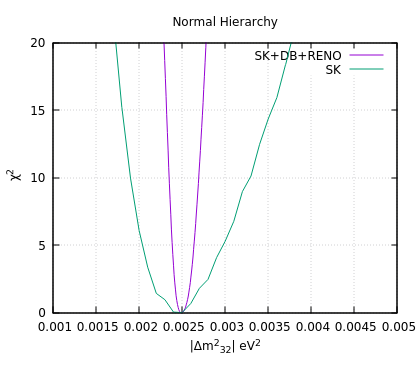

Here is the gnuplot script that generated this plot:
#!/usr/local/bin/gnuplot -persist
#
#    
#    	G N U P L O T
#    	Version 5.4 patchlevel 0    last modified 2020-07-13 
#    
#    	Copyright (C) 1986-1993, 1998, 2004, 2007-2020
#    	Thomas Williams, Colin Kelley and many others
#    
#    	gnuplot home:     http://www.gnuplot.info
#    	faq, bugs, etc:   type "help FAQ"
#    	immediate help:   type "help"  (plot window: hit 'h')
# set terminal qt 0 font "Sans,9"
# set output
unset clip points
set clip one
unset clip two
unset clip radial
set errorbars front 1.000000 
set border 31 front lt black linewidth 1.000 dashtype solid
set zdata 
set ydata 
set xdata 
set y2data 
set x2data 
set boxwidth
set boxdepth 0
set style fill  empty border
set style rectangle back fc  bgnd fillstyle   solid 1.00 border lt -1
set style circle radius graph 0.02 
set style ellipse size graph 0.05, 0.03 angle 0 units xy
set dummy x, y
set format x "% h" 
set format y "% h" 
set format x2 "% h" 
set format y2 "% h" 
set format z "% h" 
set format cb "% h" 
set format r "% h" 
set ttics format "% h"
set timefmt "%d/%m/%y,%H:%M"
set angles radians
set tics back
set grid nopolar
set grid xtics nomxtics ytics nomytics noztics nomztics nortics nomrtics \
 nox2tics nomx2tics noy2tics nomy2tics nocbtics nomcbtics
set grid layerdefault   lt 0 linecolor 0 linewidth 0.500,  lt 0 linecolor 0 linewidth 0.500
unset raxis
set theta counterclockwise right
set style parallel front  lt black linewidth 2.000 dashtype solid
set key notitle
set key fixed right top vertical Right noreverse enhanced autotitle nobox
set key noinvert samplen 4 spacing 1 width 0 height 0 
set key maxcolumns 0 maxrows 0
set key noopaque
unset label
unset arrow
unset style line
unset style arrow
set style histogram clustered gap 2 title textcolor lt -1
unset object
unset walls
set style textbox  transparent margins  1.0,  1.0 border  lt -1 linewidth  1.0
set offsets 0, 0, 0, 0
set pointsize 1
set pointintervalbox 1
set encoding utf8
unset polar
unset parametric
unset spiderplot
unset decimalsign
unset micro
unset minussign
set view 60, 30, 1, 1
set view azimuth 0
set rgbmax 255
set samples 100, 100
set isosamples 10, 10
set surface 
unset contour
set cntrlabel  format '%8.3g' font '' start 5 interval 20
set mapping cartesian
set datafile separator whitespace
set datafile nocolumnheaders
unset hidden3d
set cntrparam order 4
set cntrparam linear
set cntrparam levels 5
set cntrparam levels auto
set cntrparam firstlinetype 0 unsorted
set cntrparam points 5
set size ratio 0 1,1
set origin 0,0
set style data points
set style function lines
unset xzeroaxis
unset yzeroaxis
unset zzeroaxis
unset x2zeroaxis
unset y2zeroaxis
set xyplane relative 0.5
set tics scale  1, 0.5, 1, 1, 1
set mxtics default
set mytics default
set mztics default
set mx2tics default
set my2tics default
set mcbtics default
set mrtics default
set nomttics
set xtics border in scale 1,0.5 mirror norotate  autojustify
set xtics  norangelimit autofreq 
set ytics border in scale 1,0.5 mirror norotate  autojustify
set ytics  norangelimit autofreq 
set ztics border in scale 1,0.5 nomirror norotate  autojustify
set ztics  norangelimit autofreq 
unset x2tics
unset y2tics
set cbtics border in scale 1,0.5 mirror norotate  autojustify
set cbtics  norangelimit autofreq 
set rtics axis in scale 1,0.5 nomirror norotate  autojustify
set rtics  norangelimit autofreq 
unset ttics
set title "Normal Hierarchy" 
set title  font "" textcolor lt -1 norotate
set timestamp bottom 
set timestamp "" 
set timestamp  font "" textcolor lt -1 norotate
set trange [ * : * ] noreverse nowriteback
set urange [ * : * ] noreverse nowriteback
set vrange [ * : * ] noreverse nowriteback
set xlabel "|{/symbol D}m^2_{32}| eV^2" 
set xlabel  font "" textcolor lt -1 norotate
set x2label "" 
set x2label  font "" textcolor lt -1 norotate
set xrange [ 0.00100000 : 0.00500000 ] noreverse writeback
set x2range [ 0.00100000 : 0.00490000 ] noreverse writeback
set ylabel "{/symbol c}^2" 
set ylabel  font "" textcolor lt -1 rotate
set y2label "" 
set y2label  font "" textcolor lt -1 rotate
set yrange [ 4.21885e-14 : 20.0000 ] noreverse writeback
set y2range [ * : * ] noreverse writeback
set zlabel "" 
set zlabel  font "" textcolor lt -1 norotate
set zrange [ * : * ] noreverse writeback
set cblabel "" 
set cblabel  font "" textcolor lt -1 rotate
set cbrange [ * : * ] noreverse writeback
set rlabel "" 
set rlabel  font "" textcolor lt -1 norotate
set rrange [ * : * ] noreverse writeback
unset logscale
unset jitter
set zero 1e-08
set lmargin  -1
set bmargin  -1
set rmargin  -1
set tmargin  -1
set locale "es_MX.UTF-8"
set pm3d explicit at s
set pm3d scansautomatic
set pm3d interpolate 1,1 flush begin noftriangles noborder corners2color mean
set pm3d clip z 
set pm3d nolighting
set palette positive nops_allcF maxcolors 0 gamma 1.5 color model RGB 
set palette rgbformulae 7, 5, 15
set colorbox default
set colorbox vertical origin screen 0.9, 0.2 size screen 0.05, 0.6 front  noinvert bdefault
set style boxplot candles range  1.50 outliers pt 7 separation 1 labels auto unsorted
set loadpath 
set fontpath
set psdir
set fit brief errorvariables nocovariancevariables errorscaling prescale nowrap v5
GNUTERM = "qt"
VoxelDistance = 9.00500479207635e-308
## Last datafile plotted: "dm_32_vs_chi_sk2018nh.dat"
plot 'new_dm32_vs_chi2_nh.txt' w l title 'SK+DB+RENO', 'dm_32_vs_chi_sk2018nh.dat' w l title 'SK'
#    EOF
